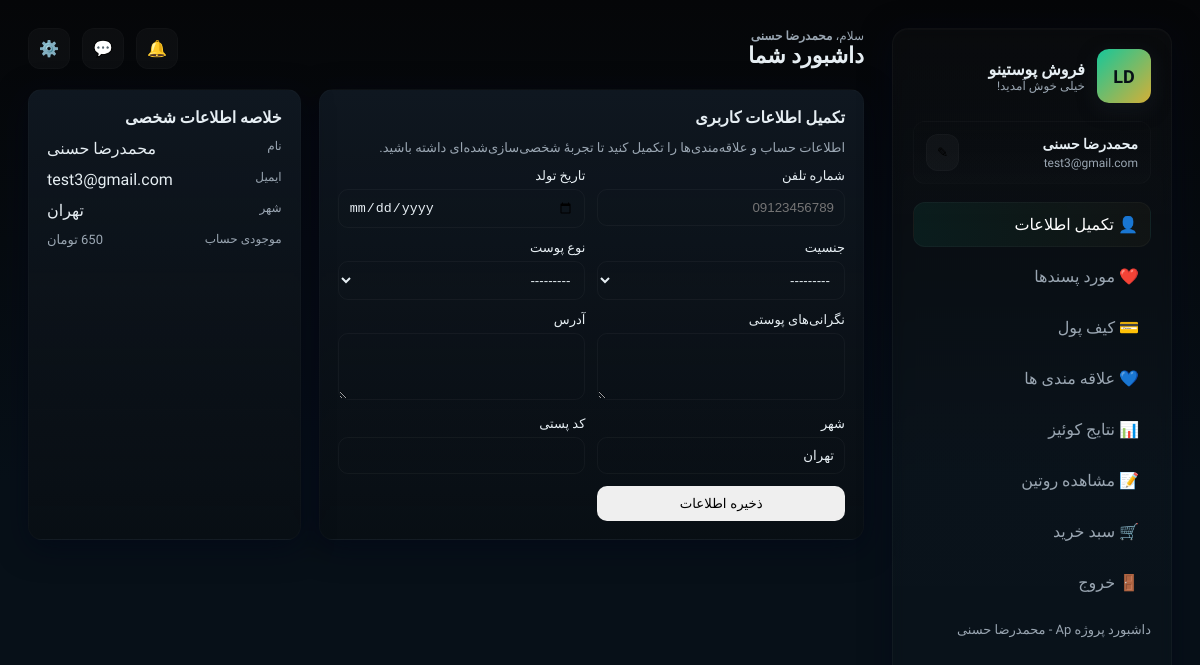
The app's page /user/dashboard/ (signed in) with its own data.
### Users/models.py (models this page shows, shortened)
class Profile(models.Model):
    class SkinType(models.IntegerChoices):
        DRY = 1, 'خشک'
        OILY = 2, 'چرب'
        COMBINATION = 3, 'مختلط'
        SENSITIVE = 4, 'حساس'
        NORMAL = 5, 'نرمال'
    class Gender(models.TextChoices):
        MALE = 'M', 'مرد'
        FEMALE = 'F', 'زن'
        OTHER = 'O', 'سایر'
    user = models.OneToOneField(
        User,
        on_delete=models.CASCADE,
        related_name='profile',
        verbose_name='حساب کاربری'
    )
    name = models.CharField(
        max_length=300,
        verbose_name='نام کامل',
        validators=[MinLengthValidator(3)]
    )
    pocket = models.IntegerField(
        verbose_name='موجودی',
        default=1000
    )
    email = models.EmailField(
        verbose_name='آدرس ایمیل',
        unique=True,
        blank=True,
        null=True
    )
    phone_number = models.CharField(
        max_length=15,
        verbose_name='شماره تلفن',
        blank=True,
        null=True,
        unique=True
    )
    birth_date = models.DateField(
        verbose_name='تاریخ تولد',
        blank=True,
        null=True
    )
    gender = models.CharField(
        max_length=1,
        choices=Gender.choices,
        verbose_name='جنسیت',
        blank=True,
        null=True
    )
    skin_type = models.IntegerField(
        choices=SkinType.choices,
        verbose_name='نوع پوست',
        blank=True,
        null=True
    )
    skin_concerns = models.TextField(
        verbose_name='مشکلات پوستی',
        blank=True
    )
    preferences = models.JSONField(
        verbose_name='مورد پسندها',
        default=list,
        blank=True
    )
    wishlist = models.JSONField(
        verbose_name='لیست علاقه‌مندی‌ها',
        default=list,
        blank=True
    )
    views_product = models.JSONField(
        verbose_name='مشاهده شده ها',
        default=list,
        blank=True
    )
    address = models.TextField(
        verbose_name='آدرس کامل',
        blank=True,
        null=True
    )
    city = models.CharField(
        max_length=100,
        verbose_name='شهر',
        blank=True,
        null=True
    )
    postal_code = models.CharField(
        max_length=10,
        verbose_name='کد پستی',
        blank=True,
        null=True
    )
    class Meta:
        verbose_name = 'User profile'
        verbose_name_plural = 'User profiles'
        indexes = [
            models.Index(fields=['email']),
            models.Index(fields=['phone_number']),
        ]

### Users/views.py (the view)
# urls.py: path('dashboard/', views.dashboard, name='dashboard'),
def dashboard(request):
    if not request.user.is_authenticated:
        return render(request, 'Users/signin.html')
    profile, created = Profile.objects.get_or_create(user=request.user)
    quiz_user = QuizResults.objects.filter(username_user=request.user.username)
    routine_user = SkinCareRoutine.objects.filter(username_user=request.user.username)
    if request.method == 'POST':
        form = UserUpdateForm(request.POST, instance=profile)
        if form.is_valid():
            form.save()
            messages.success(request, 'اطلاعات شما با موفقیت به‌روزرسانی شد.')
            return redirect('dashboard')
    else:
        form = UserUpdateForm(instance=profile)
    context = {
        'form': form,
        'profile': profile,
        'quiz_user' : quiz_user,
        'routine_user' : routine_user
    }
    return render(request, 'Users/dashboard.html', context)

### Users/templates/Users/dashboard.html (shortened to what this page needs)
<!doctype html>
<html lang="fa" dir="rtl">
<head>
</head>
<body>
  <div class="app">
    <aside class="sidebar">
      <div class="brand">
        <div class="logo">LD</div>
        <div>
          <h1>فروش پوستینو</h1>
          <p>خیلی خوش آمدید!</p>
        </div>
      </div>
      <div class="profile">
        <div class="meta">
          <h3 id="user-name">{{ request.user.profile.name }}</h3>
          <p id="user-email">{{ user.email }}</p>
        </div>
        <button class="icon-btn" id="edit-profile">✎</button>
      </div>
      <nav>
        <div class="nav-item active" data-panel="profile">👤 تکمیل اطلاعات</div>
        <div class="nav-item" data-panel="favorites">❤️ مورد پسندها</div>
        <div class="nav-item" data-panel="wallet">💳 کیف پول</div>
        <div class="nav-item" data-panel="wishlist">💙 علاقه مندی ها</div>
        <div class="nav-item" data-panel="quiz">📊 نتایج کوئیز</div>
        <div class="nav-item" data-panel="routine">📝 مشاهده روتین</div>
        <div class="nav-item" data-panel="cart">🛒 سبد خرید</div>
        <div class="nav-item">
  <a href="{% url 'logout_page' %}" style="display:block;width:100%;height:100%;text-decoration:none;color:inherit;">
    🚪 خروج
  </a>
</div>
      </nav>
      <div style="margin-top:18px;color:var(--muted);font-size:13px">
        داشبورد پروژه Ap - محمدرضا حسنی
      </div>
    </aside>
    <main class="main">
      <div class="header">
        <div class="search-wrap">
          <div style="display:flex;flex-direction:column">
            <div style="font-size:12px;color:var(--muted)">سلام، <strong id="greeting-name">{{ request.user.profile.name }}</strong></div>
            <div style="font-size:22px;font-weight:700">داشبورد شما</div>
          </div>
        </div>
        <div class="actions">
          <div class="icon-btn">🔔</div>
          <div class="icon-btn">💬</div>
          <div class="icon-btn">⚙️</div>
        </div>
      </div>
      <section id="panels">
        <div class="panel" id="panel-profile">
          <div class="grid" style="grid-template-columns:2fr 1fr">
            <div class="card">
              <h4>تکمیل اطلاعات کاربری</h4>
              <p class="muted">اطلاعات حساب و علاقه‌مندی‌ها را تکمیل کنید تا تجربهٔ شخصی‌سازی‌شده‌ای داشته باشید.</p>
              <form method="post" class="profile-form">
                <div class="mb-3">
                            <label class="form-label">شماره تلفن</label>
                            {{ form.phone_number }}
                        </div>
                        <div class="mb-3">
                            <label class="form-label">تاریخ تولد</label>
                            {{ form.birth_date }}
                        </div>
                        <div class="mb-3">
                            <label class="form-label">جنسیت</label>
                            {{ form.gender }}
                        </div>
                        <div class="mb-3">
                            <label class="form-label">نوع پوست</label>
                            {{ form.skin_type }}
                        </div>
                        <div class="mb-3" cols="5" rows="5">
                            <label class="form-label">نگرانی‌های پوستی</label>
                            {{ form.skin_concerns }}
                        </div>
                        <div class="mb-3">
                            <label class="form-label">آدرس</label>
                            {{ form.address }}
                        </div>
                        <div class="mb-3">
                            <label class="form-label">شهر</label>
                            {{ form.city }}
                        </div>
                        <div class="mb-3">
                            <label class="form-label">کد پستی</label>
                            {{ form.postal_code }}
                        </div>
                        <button type="submit" class="btn btn-primary w-100">ذخیره اطلاعات</button>
              </form>
            </div>
            <div class="card">
              <h4>خلاصه اطلاعات شخصی</h4>
              <div style="display:flex;flex-direction:column;gap:12px;margin-top:12px">
                <div style="display:flex;justify-content:space-between">
                  <div class="small">نام</div>
                  <div id="summary-name">{{ request.user.profile.name }}</div>
                </div>
                <div style="display:flex;justify-content:space-between">
                  <div class="small">ایمیل</div>
                  <div id="summary-email">{{ request.user.profile.email }}</div>
                </div>
                <div style="display:flex;justify-content:space-between">
                  <div class="small">شهر</div>
                  <div id="summary-city">{{ request.user.profile.city }}</div>
                </div>
                <div style="display:flex;justify-content:space-between">
                  <div class="small">موجودی حساب</div>
                  <div id="summary-tags" class="muted">{{ request.user.profile.pocket }} تومان</div>
                </div>
              </div>
            </div>
          </div>
        </div>
      </section>
    </main>
  </div>
</body>
</html>

### Users/templates/Users/dashboard.html (style rules this page uses)
:root { --bg:#0b0f12; --card:#0f1720; --muted:#9aa6b2; --accent:#16c79a; --gold:#d4af37; --glass: rgba(255,255,255,0.03); --radius:16px; --glass-2: rgba(255,255,255,0.02); }
* { box-sizing:border-box }
html,body { height:100% }
body { margin:0; background:linear-gradient(180deg,#050608 0%, #071018 60%); color:#e6eef3; font-family: 'Vazirmatn', system-ui, -apple-system, 'Segoe UI', Roboto, 'Helvetica Neue', Arial; -webkit-font-smoothing:antialiased; -moz-osx-font-smoothing:grayscale; padding:28px; background-attachment: fixed; min-height: 100vh; }
body::before { content: ''; position: fixed; top: 0; left: 0; right: 0; bottom: 0; background: linear-gradient(180deg,#050608 0%, #071018 60%); z-index: -1; }
.app { display:grid; grid-template-columns: 280px 1fr; gap:28px; align-items:start; max-width:1300px; margin:0 auto; }
.sidebar { background:linear-gradient(180deg, rgba(255,255,255,0.02), rgba(255,255,255,0.01)); border-radius:var(--radius); padding:20px; box-shadow: 0 6px 30px rgba(2,6,23,0.6), inset 0 1px 0 rgba(255,255,255,0.02); height:calc(100vh - 56px); position:sticky; top:28px; overflow:auto; -webkit-backdrop-filter: blur(6px); backdrop-filter: blur(6px); border: 1px solid rgba(255,255,255,0.03); }
.brand { display:flex;align-items:center;gap:12px;margin-bottom:18px }
.logo { width:54px;height:54px;border-radius:12px;background:linear-gradient(135deg,var(--accent),var(--gold)); display:flex;align-items:center;justify-content:center;font-weight:700;color:#071018;font-size:18px;box-shadow:0 6px 18px rgba(21,28,35,0.6); }
.brand h1 { font-size:16px;margin:0 }
.brand p { margin:0;color:var(--muted);font-size:12px }
.profile { display:flex;align-items:center;gap:12px;padding:12px;border-radius:12px;background:linear-gradient(180deg, transparent, rgba(255,255,255,0.01)); margin-bottom:18px;border:1px solid rgba(255,255,255,0.02) }
.profile .meta { flex:1 }
.profile .meta h3 { margin:0 0 4px 0;font-size:14px }
.profile .meta p { margin:0;font-size:12px;color:var(--muted) }
nav .nav-item { display:flex;align-items:center;gap:12px;padding:12px;border-radius:12px;color:var(--muted);cursor:pointer;margin-bottom:8px;transition:all .18s ease; }
nav .nav-item.active { background:linear-gradient(90deg, rgba(22,199,154,0.08), rgba(212,175,55,0.04));color:#fff;border:1px solid rgba(255,255,255,0.03) }
.main { min-height:calc(100vh - 56px); }
.header { display:flex;justify-content:space-between;align-items:center;gap:12px;margin-bottom:20px }
.search-wrap { display:flex;align-items:center;gap:12px }
.actions { display:flex;align-items:center;gap:12px }
.icon-btn { background:var(--glass);padding:10px;border-radius:12px;border:1px solid rgba(255,255,255,0.02);cursor:pointer }
.grid { display:grid;grid-template-columns:repeat(3,1fr);gap:18px }
.card { background:linear-gradient(180deg,var(--card), rgba(10,14,18,0.6));padding:18px;border-radius:14px;box-shadow:0 8px 30px rgba(2,6,23,0.6);border:1px solid rgba(255,255,255,0.02) }
.card h4 { margin:0 0 8px 0 }
.muted { color:var(--muted);font-size:13px }
.profile-form { display:grid;grid-template-columns:1fr 1fr;gap:12px }
label { display:block;font-size:13px;margin-bottom:6px }
input,select,textarea { width:100%;padding:10px;border-radius:10px;border:1px solid rgba(255,255,255,0.04);background:transparent;color:inherit }
.btn { display:inline-block;padding:10px 14px;border-radius:10px;border:none;cursor:pointer }
.small { font-size:12px;color:var(--muted) }

### records on screen
Profile: gender "---------", skin_type "---------", city "تهران"

### other values on screen
{{ request.user.profile.name }} "محمدرضا حسنی"
{{ user.email }} "test3@gmail.com"
{{ request.user.profile.email }} "test3@gmail.com"
{{ request.user.profile.city }} "تهران"
{{ request.user.profile.pocket }} "650"
